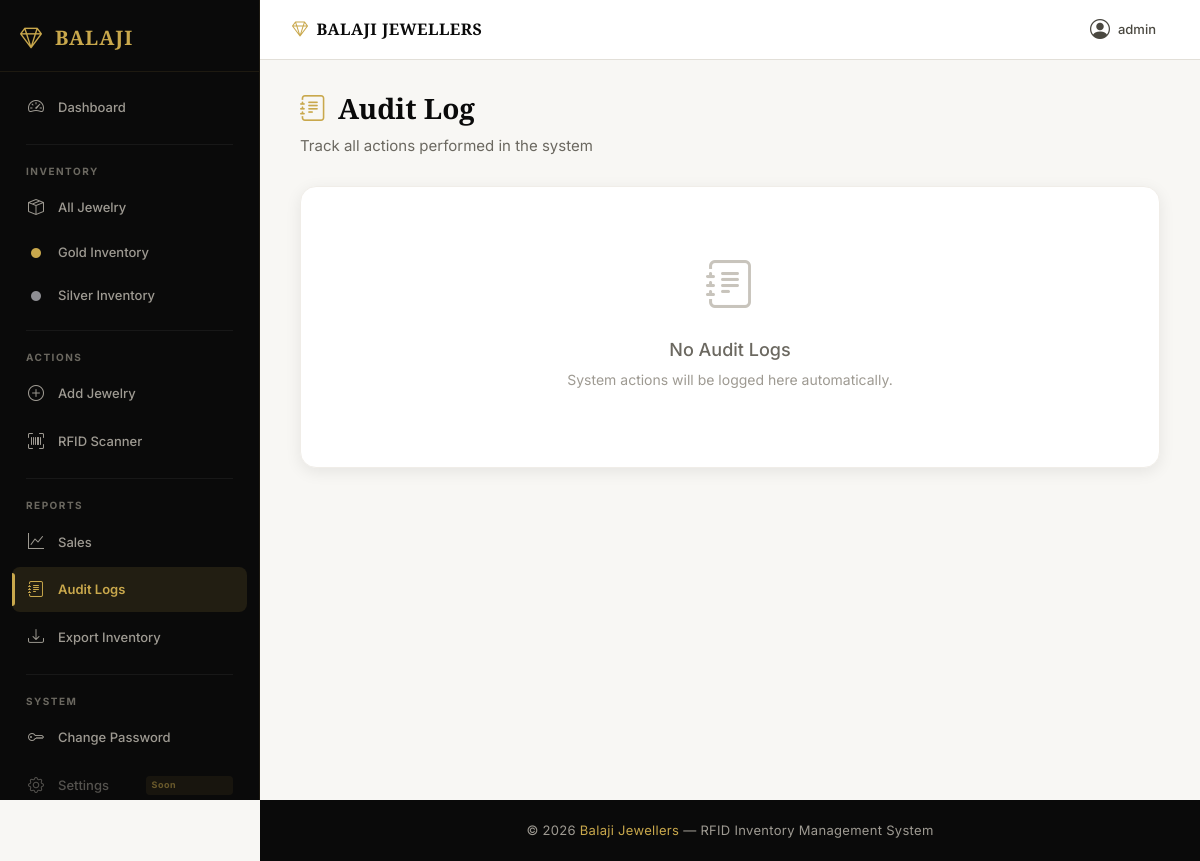
Before: /audit (signed in) with the older database file.
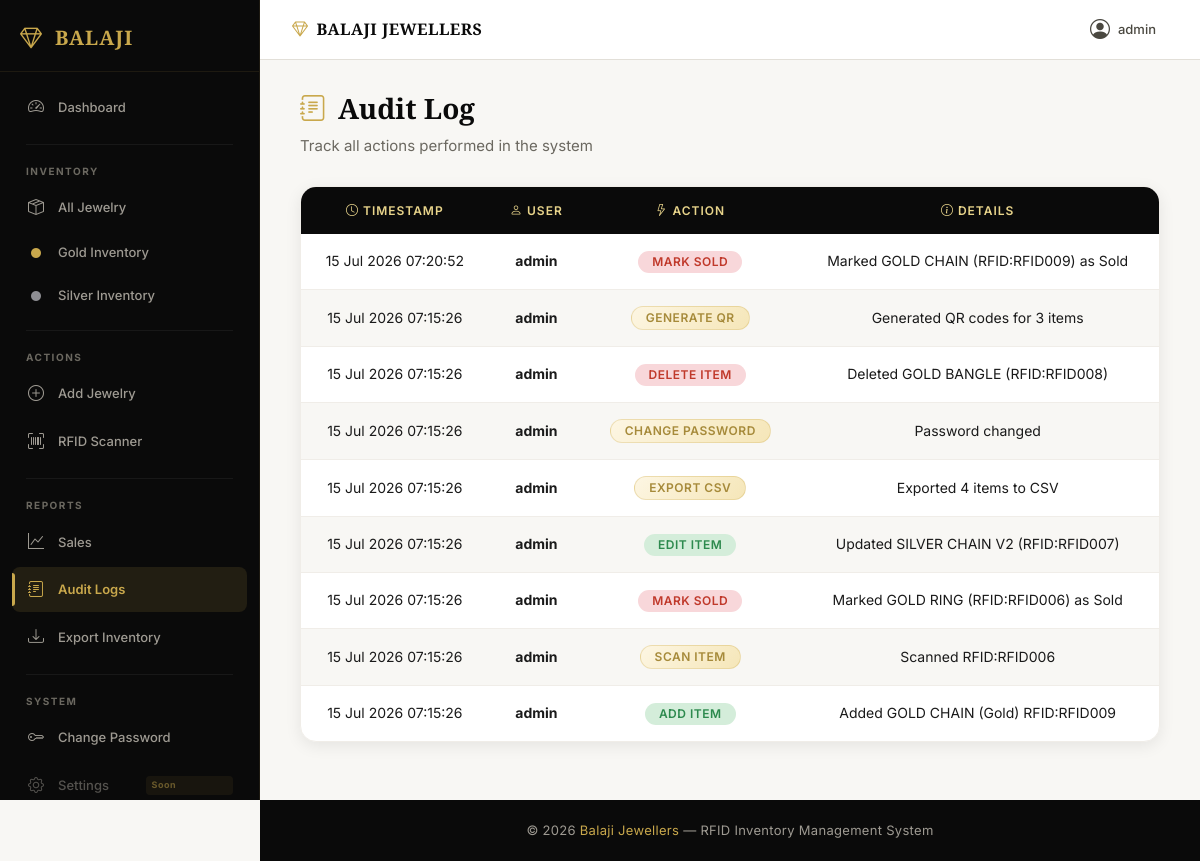
After: the same page with the newer database file.
### app.py (models this page shows)
class Admin(UserMixin, db.Model):
    id = db.Column(db.Integer, primary_key=True)
    username = db.Column(db.String(100), unique=True, nullable=False)
    password = db.Column(db.String(255), nullable=False)

class AuditLog(db.Model):
    id = db.Column(db.Integer, primary_key=True)
    timestamp = db.Column(db.DateTime, default=datetime.utcnow)
    user = db.Column(db.String(100), nullable=False)
    action = db.Column(db.String(50), nullable=False)
    details = db.Column(db.String(500))
    item_id = db.Column(db.Integer, nullable=True)

### app.py (the view)
@app.route("/audit")
@login_required
def audit_log():
    page = request.args.get("page", 1, type=int)
    per_page = 30
    pagination = AuditLog.query.order_by(AuditLog.timestamp.desc()).paginate(page=page, per_page=per_page, error_out=False)
    return render_template("audit.html", logs=pagination.items, pagination=pagination)

### app.py (called while the page is built)
@login_manager.user_loader
def load_user(user_id):
    return db.session.get(Admin, int(user_id))

### templates/audit.html (shortened to what this page needs)
{% extends 'base.html' %}
{% block content %}
<div class="page-header animate-fade-in">
    <h1><i class="bi bi-journal-text"></i> Audit Log</h1>
    <p>Track all actions performed in the system</p>
</div>
<div class="table-wrapper animate-fade-in-delay-1">
    {% if logs %}
    <div class="table-responsive">
        <table>
            <thead>
                <tr>
                    <th><i class="bi bi-clock"></i> Timestamp</th>
                    <th><i class="bi bi-person"></i> User</th>
                    <th><i class="bi bi-lightning"></i> Action</th>
                    <th><i class="bi bi-info-circle"></i> Details</th>
                </tr>
            </thead>
            <tbody>
                {% for log in logs %}
                <tr>
                    <td>{{ log.timestamp.strftime('%d %b %Y %H:%M:%S') }}</td>
                    <td><strong>{{ log.user }}</strong></td>
                    <td>
                        <span class="badge {% if log.action in ('add_item', 'edit_item') %}badge-available{% elif log.action in ('delete_item', 'mark_sold') %}badge-sold{% else %}badge-gold{% endif %}">
                            {{ log.action | replace('_', ' ') | title }}
                        </span>
                    </td>
                    <td>{{ log.details or '-' }}</td>
                </tr>
                {% endfor %}
            </tbody>
        </table>
    </div>
    {% else %}
    <div class="table-empty">
        <i class="bi bi-journal-text"></i>
        <h3>No Audit Logs</h3>
        <p>System actions will be logged here automatically.</p>
    </div>
    {% endif %}
</div>
{% endblock %}

### templates/base.html (shortened to what this page needs)
<!DOCTYPE html>
<html lang="en">
<head>
    <link href="https://cdn.jsdelivr.net/npm/bootstrap@5.3.3/dist/css/bootstrap.min.css" rel="stylesheet">
    <link href="https://cdn.jsdelivr.net/npm/bootstrap-icons@1.11.3/font/bootstrap-icons.min.css" rel="stylesheet">
    <link rel="stylesheet" href="{{ url_for('static', filename='css/style.css') }}">
</head>
<body>
    <aside class="sidebar" id="sidebar">
        <div class="sidebar-brand">
            <a href="/" class="sidebar-logo">
                <i class="bi bi-gem"></i>
                <span>BALAJI</span>
            </a>
        </div>
        <nav class="sidebar-nav">
            <a href="/" class="sidebar-link {% if request.endpoint == 'home' %}active{% endif %}">
                <i class="bi bi-speedometer2"></i>
                <span>Dashboard</span>
            </a>
            <div class="sidebar-divider"></div>
            <div class="sidebar-label">INVENTORY</div>
            <a href="/inventory" class="sidebar-link {% if request.endpoint == 'inventory' and not request.args.get('metal') %}active{% endif %}">
                <i class="bi bi-box-seam"></i>
                <span>All Jewelry</span>
            </a>
            <a href="/inventory/gold" class="sidebar-link {% if request.args.get('metal') == 'Gold' %}active{% endif %}">
                <i class="bi bi-circle-fill" style="color:var(--gold);font-size:10px;"></i>
                <span>Gold Inventory</span>
            </a>
            <a href="/inventory/silver" class="sidebar-link {% if request.args.get('metal') == 'Silver' %}active{% endif %}">
                <i class="bi bi-circle-fill" style="color:var(--silver);font-size:10px;"></i>
                <span>Silver Inventory</span>
            </a>
            <div class="sidebar-divider"></div>
            <div class="sidebar-label">ACTIONS</div>
            <a href="/add" class="sidebar-link {% if request.endpoint == 'add_jewelry' %}active{% endif %}">
                <i class="bi bi-plus-circle"></i>
                <span>Add Jewelry</span>
            </a>
            <a href="/scan" class="sidebar-link {% if request.endpoint == 'scan' %}active{% endif %}">
                <i class="bi bi-upc-scan"></i>
                <span>RFID Scanner</span>
            </a>
            <div class="sidebar-divider"></div>
            <div class="sidebar-label">REPORTS</div>
            <a href="/sales" class="sidebar-link {% if request.endpoint == 'sales_history' %}active{% endif %}">
                <i class="bi bi-graph-up"></i>
                <span>Sales</span>
            </a>
            <a href="/audit" class="sidebar-link {% if request.endpoint == 'audit_log' %}active{% endif %}">
                <i class="bi bi-journal-text"></i>
                <span>Audit Logs</span>
            </a>
            <a href="/export/csv" class="sidebar-link" onclick="return true;">
                <i class="bi bi-download"></i>
                <span>Export Inventory</span>
            </a>
            <div class="sidebar-divider"></div>
            <div class="sidebar-label">SYSTEM</div>
            <a href="/change-password" class="sidebar-link {% if request.endpoint == 'change_password' %}active{% endif %}">
                <i class="bi bi-key"></i>
                <span>Change Password</span>
            </a>
            <a href="#" class="sidebar-link sidebar-placeholder" title="Coming Soon">
                <i class="bi bi-gear"></i>
                <span>Settings</span>
                <span class="sidebar-badge">Soon</span>
            </a>
        </nav>
    </aside>
    <header class="topbar" id="topbar">
        <div class="topbar-left">
            <a href="/" class="topbar-brand">
                <i class="bi bi-gem"></i>
                <span>BALAJI JEWELLERS</span>
            </a>
        </div>
        <div class="topbar-right">
            <a href="/change-password" class="topbar-user" title="Change Password">
                <i class="bi bi-person-circle"></i>
                <span>{{ current_user.username }}</span>
            </a>
        </div>
    </header>
    <main class="content" id="content">
        {% block content %}
        {% endblock %}
    </main>
    <footer class="footer footer-sidebar">
        &copy; 2026 <span>Balaji Jewellers</span> &mdash; RFID Inventory Management System
    </footer>
</body>
</html>

Changed rows visible on the page:
added AuditLog: timestamp "15 Jul 2026 07:20:52", user "admin", action "MARK SOLD", details "Marked GOLD CHAIN (RFID:RFID009) as Sold"
added AuditLog: timestamp "15 Jul 2026 07:15:26", user "admin", action "GENERATE QR", details "Generated QR codes for 3 items"
added AuditLog: timestamp "15 Jul 2026 07:15:26", user "admin", action "DELETE ITEM", details "Deleted GOLD BANGLE (RFID:RFID008)"
added AuditLog: timestamp "15 Jul 2026 07:15:26", user "admin", action "CHANGE PASSWORD", details "Password changed"
added AuditLog: timestamp "15 Jul 2026 07:15:26", user "admin", action "EXPORT CSV", details "Exported 4 items to CSV"
added AuditLog: timestamp "15 Jul 2026 07:15:26", user "admin", action "EDIT ITEM", details "Updated SILVER CHAIN V2 (RFID:RFID007)"
added AuditLog: timestamp "15 Jul 2026 07:15:26", user "admin", action "MARK SOLD", details "Marked GOLD RING (RFID:RFID006) as Sold"
added AuditLog: timestamp "15 Jul 2026 07:15:26", user "admin", action "SCAN ITEM", details "Scanned RFID:RFID006"
added AuditLog: timestamp "15 Jul 2026 07:15:26", user "admin", action "ADD ITEM", details "Added GOLD CHAIN (Gold) RFID:RFID009"
Other visible differences:
text no longer shown: "No Audit Logs System actions will be logged here automatically."
text now shown: "TIMESTAMP USER ACTION DETAILS"
